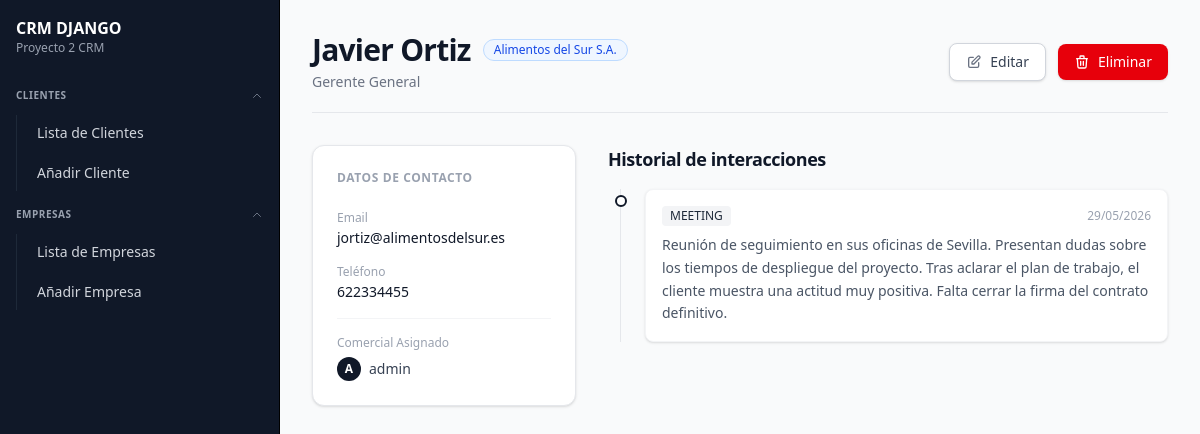
Page /clientes/detalle/3 (signed in) on the committed database.
### crm/models/client_model.py (models this page shows, shortened)
class Client(models.Model):
    company = models.ForeignKey('Company', on_delete=models.CASCADE, related_name='clients', verbose_name='Empresa')
    commercial = models.ForeignKey(User, on_delete=models.SET_NULL, null=True, related_name='clients', verbose_name='Comercial')
    first_name = models.CharField(max_length=100, verbose_name='Nombre')
    last_name = models.CharField(max_length=100, verbose_name='Apellido')
    email = models.EmailField(verbose_name='Email')
    phone = models.CharField(max_length=20, verbose_name='Teléfono')
    position = models.CharField(max_length=200, blank=True, verbose_name='Cargo')
    created_at = models.DateTimeField(auto_now_add=True, verbose_name='Fecha de Creación')
    updated_at = models.DateTimeField(auto_now=True, verbose_name='Fecha de Actualización')
    class Meta:
        verbose_name = 'Cliente'
        verbose_name_plural = 'Clientes'

### crm/models/company_model.py (models this page shows, shortened)
class Company(models.Model):
    name = models.CharField(max_length=100, verbose_name='Nombre de la Empresa')
    email = models.EmailField(verbose_name='Email')
    phone = models.CharField(max_length=20, verbose_name='Teléfono')
    address = models.CharField(max_length=200, verbose_name='Dirección')
    website = models.URLField(verbose_name='Sitio Web')
    created_at = models.DateTimeField(auto_now_add=True, verbose_name='Fecha de Creación')
    cif = models.CharField(max_length=20, unique=True, verbose_name='CIF')
    class Meta:
        verbose_name = 'Empresa'
        verbose_name_plural = 'Empresas'

### crm/models/interaction_model.py (models this page shows, shortened)
class Interaction(models.Model):
    client = models.ForeignKey('Client', on_delete=models.CASCADE, related_name='interactions', verbose_name='Cliente')
    contact_channel = models.CharField(choices=CANALES, verbose_name='Canal de Contacto')
    created_at = models.DateTimeField(auto_now_add=True, verbose_name='Fecha de Creación')
    content = models.TextField(verbose_name='Contenido')
    class Meta:
        verbose_name = 'Interacción'
        verbose_name_plural = 'Interacciones'

### crm/views/client_views.py (the view)
# urls.py: path('clientes/detalle/<pk>', ClientDetailView.as_view(), name='detalle-cliente'),
@method_decorator(login_required, name='dispatch')
class ClientDetailView(DetailView):
    model = Client
    template_name = 'clients/client_detail.html'
    context_object_name = 'client'

### crm_django/templates/clients/client_detail.html (shortened to what this page needs)
{% extends "general/layout.html" %}
{% block page_content %}
<div class="max-w-6xl mx-auto space-y-8">
    <div class="flex flex-col md:flex-row md:items-center md:justify-between border-b border-gray-200 pb-5 gap-4">
        <div>
            <div class="flex items-center gap-3">
                <h1 class="text-3xl font-bold text-gray-900 tracking-tight">
                    {{ client.first_name }} {{ client.last_name }}
                </h1>
                <span class="inline-flex items-center px-2.5 py-0.5 rounded-full text-xs font-medium bg-blue-50 text-blue-700 border border-blue-200">
                    <a href="{% url "detalle-empresa" client.company.pk %}">{{ client.company.name|default:client.company }}</a>
                </span>
            </div>
            <p class="text-sm text-gray-500 mt-1">{{ client.position|default:"Sin cargo definido" }}</p>
        </div>
        <div class="flex items-center gap-3">
            <a href="{% url "editar-cliente" client.pk %}" class="inline-flex items-center justify-center px-4 py-2 text-sm font-medium text-gray-700 bg-white border border-gray-300 rounded-lg hover:bg-gray-50 transition-colors shadow-sm gap-2">
                Editar
            </a>
            <a href="{% url "eliminar-cliente" client.pk %}" class="inline-flex items-center justify-center px-4 py-2 text-sm font-medium text-white bg-red-600 rounded-lg hover:bg-red-700 transition-colors shadow-sm gap-2">
                Eliminar
            </a>
        </div>
    </div>
    <div class="grid grid-cols-1 lg:grid-cols-3 gap-8">
        <div class="lg:col-span-1 bg-white border border-gray-200 rounded-xl shadow-sm p-6 space-y-6 h-fit">
            <h3 class="text-xs font-semibold text-gray-400 uppercase tracking-wider">Datos de contacto</h3>
            <div class="space-y-4">
                <div>
                    <label class="block text-xs font-medium text-gray-400">Email</label>
                    <span class="text-sm font-medium text-gray-900 block mt-0.5 break-all">{{ client.email }}</span>
                </div>
                <div>
                    <label class="block text-xs font-medium text-gray-400">Teléfono</label>
                    <span class="text-sm font-medium text-gray-900 block mt-0.5">{{ client.phone|default:"—" }}</span>
                </div>
                <div class="border-t border-gray-100 pt-4">
                    <label class="block text-xs font-medium text-gray-400">Comercial Asignado</label>
                    <div class="flex items-center gap-2 mt-1.5">
                        <div class="w-6 h-6 rounded-full bg-gray-900 text-white flex items-center justify-center text-xs font-bold uppercase">
                            {{ client.commercial.username|slice:":1" }}
                        </div>
                        <span class="text-sm font-medium text-gray-700">{{ client.commercial.get_full_name|default:client.commercial.username }}</span>
                    </div>
                </div>
            </div>
        </div>
        <div class="lg:col-span-2 space-y-4">
            <h3 class="text-lg font-bold text-gray-900 tracking-tight mb-4">Historial de interacciones</h3>
            {% if client.interactions.all %}
                <div class="relative border-l border-gray-200 ml-3 space-y-6">
                    {% for interaction in client.interactions.all %}
                        <div class="relative pl-6">
                            <span class="absolute -left-[6px] top-1.5 bg-white border-2 border-gray-900 rounded-full w-3 h-3"></span>
                            <div class="bg-white border border-gray-100 rounded-lg p-4 shadow-sm hover:border-gray-200 transition-colors">
                                <div class="flex items-center justify-between gap-4 mb-2">
                                    <span class="inline-flex items-center px-2 py-0.5 rounded text-xs font-medium bg-gray-100 text-gray-800 uppercase">
                                        {{ interaction.contact_channel }}
                                    </span>
                                    <time class="text-xs text-gray-400 font-medium">
                                        {{ interaction.created_at|date:"d/m/Y" }}
                                    </time>
                                </div>
                                <p class="text-sm text-gray-600 leading-relaxed">{{ interaction.content }}</p>
                            </div>
                        </div>
                    {% endfor %}
                </div>
            {% else %}
                <div class="text-center py-8 border-2 border-dashed border-gray-200 rounded-xl p-6">
                    <p class="text-sm text-gray-500">Este cliente aún no tiene interacciones registradas.</p>
                </div>
            {% endif %}
        </div>
    </div>
</div>
{% endblock %}

### rows in the picture
Client: first_name "Javier", last_name "Ortiz", company.name "Alimentos del Sur S.A.", position "Gerente General", email "jortiz@alimentosdelsur.es", phone "622334455", commercial.username "A", commercial.get_full_name "admin"
Interaction: contact_channel "MEETING", created_at "29/05/2026", content "Reunión de seguimiento en sus oficinas de Sevilla. Presentan dudas sobre los tiempos de despliegue del proyecto. Tras aclarar el plan de trabajo, el cliente muestra una actitud muy positiva. Falta cerrar la firma del contrato definitivo."
